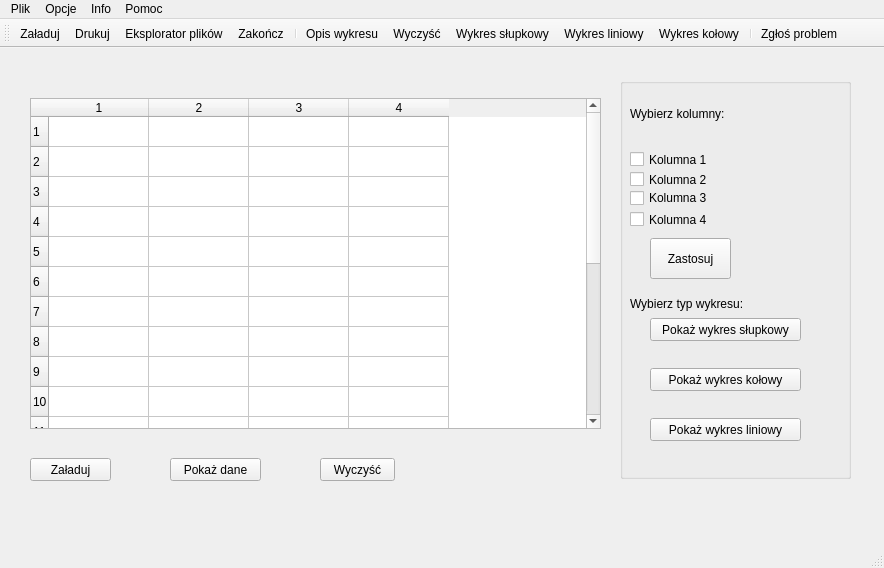
<?xml version="1.0" encoding="UTF-8"?>
<ui version="4.0">
 <class>MainWindow</class>
 <widget class="QMainWindow" name="MainWindow">
  <property name="geometry">
   <rect>
    <x>0</x>
    <y>0</y>
    <width>884</width>
    <height>568</height>
   </rect>
  </property>
  <property name="windowTitle">
   <string>MainWindow</string>
  </property>
  <widget class="QWidget" name="centralWidget">
   <widget class="QPushButton" name="load_Btn">
    <property name="geometry">
     <rect>
      <x>30</x>
      <y>410</y>
      <width>81</width>
      <height>23</height>
     </rect>
    </property>
    <property name="text">
     <string>Załaduj</string>
    </property>
   </widget>
   <widget class="QPushButton" name="showData_Btn">
    <property name="geometry">
     <rect>
      <x>170</x>
      <y>410</y>
      <width>91</width>
      <height>23</height>
     </rect>
    </property>
    <property name="text">
     <string>Pokaż dane</string>
    </property>
   </widget>
   <widget class="QPushButton" name="clear_Btn">
    <property name="geometry">
     <rect>
      <x>320</x>
      <y>410</y>
      <width>75</width>
      <height>23</height>
     </rect>
    </property>
    <property name="text">
     <string>Wyczyść</string>
    </property>
   </widget>
   <widget class="QTableWidget" name="tableWidget">
    <property name="geometry">
     <rect>
      <x>30</x>
      <y>50</y>
      <width>571</width>
      <height>331</height>
     </rect>
    </property>
    <property name="minimumSize">
     <size>
      <width>256</width>
      <height>192</height>
     </size>
    </property>
    <property name="rowCount">
     <number>20</number>
    </property>
    <property name="columnCount">
     <number>4</number>
    </property>
    <row/>
    <row/>
    <row/>
    <row/>
    <row/>
    <row/>
    <row/>
    <row/>
    <row/>
    <row/>
    <row/>
    <row/>
    <row/>
    <row/>
    <row/>
    <row/>
    <row/>
    <row/>
    <row/>
    <row/>
    <column/>
    <column/>
    <column/>
    <column/>
   </widget>
   <widget class="QGroupBox" name="groupBox">
    <property name="geometry">
     <rect>
      <x>620</x>
      <y>30</y>
      <width>231</width>
      <height>401</height>
     </rect>
    </property>
    <property name="sizePolicy">
     <sizepolicy hsizetype="Preferred" vsizetype="Preferred">
      <horstretch>0</horstretch>
      <verstretch>0</verstretch>
     </sizepolicy>
    </property>
    <property name="title">
     <string/>
    </property>
    <widget class="QLabel" name="label">
     <property name="geometry">
      <rect>
       <x>10</x>
       <y>10</y>
       <width>221</width>
       <height>51</height>
      </rect>
     </property>
     <property name="text">
      <string>Wybierz kolumny:</string>
     </property>
     <property name="wordWrap">
      <bool>true</bool>
     </property>
    </widget>
    <widget class="QCheckBox" name="col3_checkBox">
     <property name="geometry">
      <rect>
       <x>10</x>
       <y>110</y>
       <width>101</width>
       <height>20</height>
      </rect>
     </property>
     <property name="text">
      <string>Kolumna 3</string>
     </property>
    </widget>
    <widget class="QCheckBox" name="col2_checkBox">
     <property name="geometry">
      <rect>
       <x>10</x>
       <y>93</y>
       <width>101</width>
       <height>17</height>
      </rect>
     </property>
     <property name="text">
      <string>Kolumna 2</string>
     </property>
    </widget>
    <widget class="QCheckBox" name="col4_checkBox">
     <property name="geometry">
      <rect>
       <x>10</x>
       <y>133</y>
       <width>101</width>
       <height>17</height>
      </rect>
     </property>
     <property name="text">
      <string>Kolumna 4</string>
     </property>
    </widget>
    <widget class="QCheckBox" name="col1_checkBox">
     <property name="geometry">
      <rect>
       <x>10</x>
       <y>73</y>
       <width>101</width>
       <height>17</height>
      </rect>
     </property>
     <property name="text">
      <string>Kolumna 1</string>
     </property>
    </widget>
    <widget class="QPushButton" name="apply_Btn">
     <property name="geometry">
      <rect>
       <x>30</x>
       <y>160</y>
       <width>81</width>
       <height>41</height>
      </rect>
     </property>
     <property name="text">
      <string>Zastosuj</string>
     </property>
    </widget>
    <widget class="QLabel" name="label_2">
     <property name="geometry">
      <rect>
       <x>10</x>
       <y>200</y>
       <width>201</width>
       <height>51</height>
      </rect>
     </property>
     <property name="text">
      <string>Wybierz typ wykresu:</string>
     </property>
    </widget>
    <widget class="QPushButton" name="barChart_Btn">
     <property name="enabled">
      <bool>true</bool>
     </property>
     <property name="geometry">
      <rect>
       <x>30</x>
       <y>240</y>
       <width>151</width>
       <height>23</height>
      </rect>
     </property>
     <property name="text">
      <string>Pokaż wykres słupkowy</string>
     </property>
    </widget>
    <widget class="QPushButton" name="circleChart_Btn">
     <property name="geometry">
      <rect>
       <x>30</x>
       <y>290</y>
       <width>151</width>
       <height>23</height>
      </rect>
     </property>
     <property name="text">
      <string>Pokaż wykres kołowy</string>
     </property>
    </widget>
    <widget class="QPushButton" name="lineChart_Btn">
     <property name="geometry">
      <rect>
       <x>30</x>
       <y>340</y>
       <width>151</width>
       <height>23</height>
      </rect>
     </property>
     <property name="text">
      <string>Pokaż wykres liniowy</string>
     </property>
    </widget>
   </widget>
  </widget>
  <widget class="QMenuBar" name="menuBar">
   <property name="geometry">
    <rect>
     <x>0</x>
     <y>0</y>
     <width>884</width>
     <height>26</height>
    </rect>
   </property>
   <widget class="QMenu" name="menuPlik">
    <property name="title">
     <string>Plik</string>
    </property>
    <addaction name="separator"/>
    <addaction name="actionDrukuj"/>
    <addaction name="actionEksplorator_plik_w"/>
    <addaction name="actionZako_cz"/>
   </widget>
   <widget class="QMenu" name="menuOpcje">
    <property name="title">
     <string>Opcje</string>
    </property>
    <widget class="QMenu" name="menuPoka_wykres">
     <property name="title">
      <string>Pokaż wykres</string>
     </property>
     <addaction name="actionWykres_s_upkowy_2"/>
     <addaction name="actionWykres_liniowy"/>
     <addaction name="actionWykres_ko_owy"/>
    </widget>
    <addaction name="actionZa_aduj"/>
    <addaction name="separator"/>
    <addaction name="actionPoka_dane"/>
    <addaction name="actionWyczy"/>
    <addaction name="menuPoka_wykres"/>
    <addaction name="actionDodaj_opis"/>
   </widget>
   <widget class="QMenu" name="menuInfo">
    <property name="title">
     <string>Info</string>
    </property>
    <addaction name="actionO_programie"/>
    <addaction name="actionQt"/>
    <addaction name="actionGitHub"/>
   </widget>
   <widget class="QMenu" name="menuHelp">
    <property name="title">
     <string>Pomoc</string>
    </property>
    <addaction name="actionZg_o_problem"/>
   </widget>
   <addaction name="menuPlik"/>
   <addaction name="menuOpcje"/>
   <addaction name="menuInfo"/>
   <addaction name="menuHelp"/>
  </widget>
  <widget class="QToolBar" name="mainToolBar">
   <attribute name="toolBarArea">
    <enum>TopToolBarArea</enum>
   </attribute>
   <attribute name="toolBarBreak">
    <bool>false</bool>
   </attribute>
   <addaction name="actionZa_aduj"/>
   <addaction name="actionDrukuj"/>
   <addaction name="actionEksplorator_plik_w"/>
   <addaction name="actionZako_cz"/>
   <addaction name="separator"/>
   <addaction name="actionDodaj_opis"/>
   <addaction name="actionWyczy"/>
   <addaction name="actionWykres_s_upkowy_2"/>
   <addaction name="actionWykres_liniowy"/>
   <addaction name="actionWykres_ko_owy"/>
   <addaction name="separator"/>
   <addaction name="actionZg_o_problem"/>
  </widget>
  <widget class="QStatusBar" name="statusBar"/>
  <action name="actionZako_cz">
   <property name="icon">
    <iconset resource="icons.qrc">
     <normaloff>:/icons/icons/close.ico</normaloff>:/icons/icons/close.ico</iconset>
   </property>
   <property name="text">
    <string>Zakończ</string>
   </property>
  </action>
  <action name="actionEksplorator_plik_w">
   <property name="icon">
    <iconset resource="icons.qrc">
     <normaloff>:/icons/icons/explorer.ico</normaloff>:/icons/icons/explorer.ico</iconset>
   </property>
   <property name="text">
    <string>Eksplorator plików</string>
   </property>
  </action>
  <action name="actionDrukuj">
   <property name="icon">
    <iconset resource="icons.qrc">
     <normaloff>:/icons/icons/print.ico</normaloff>:/icons/icons/print.ico</iconset>
   </property>
   <property name="text">
    <string>Drukuj</string>
   </property>
  </action>
  <action name="actionZa_aduj">
   <property name="icon">
    <iconset resource="icons.qrc">
     <normaloff>:/icons/icons/open.ico</normaloff>:/icons/icons/open.ico</iconset>
   </property>
   <property name="text">
    <string>Załaduj</string>
   </property>
  </action>
  <action name="actionPoka_dane">
   <property name="icon">
    <iconset resource="icons.qrc">
     <normaloff>:/icons/icons/eye.svg</normaloff>:/icons/icons/eye.svg</iconset>
   </property>
   <property name="text">
    <string>Pokaż dane</string>
   </property>
  </action>
  <action name="actionWyczy">
   <property name="icon">
    <iconset resource="icons.qrc">
     <normaloff>:/icons/icons/eraser.svg</normaloff>:/icons/icons/eraser.svg</iconset>
   </property>
   <property name="text">
    <string>Wyczyść</string>
   </property>
  </action>
  <action name="actionWykres_s_upkowy_2">
   <property name="icon">
    <iconset resource="icons.qrc">
     <normaloff>:/icons/icons/bar-chart.svg</normaloff>:/icons/icons/bar-chart.svg</iconset>
   </property>
   <property name="text">
    <string>Wykres słupkowy</string>
   </property>
  </action>
  <action name="actionWykres_liniowy">
   <property name="icon">
    <iconset resource="icons.qrc">
     <normaloff>:/icons/icons/charts.svg</normaloff>:/icons/icons/charts.svg</iconset>
   </property>
   <property name="text">
    <string>Wykres liniowy</string>
   </property>
  </action>
  <action name="actionWykres_ko_owy">
   <property name="icon">
    <iconset resource="icons.qrc">
     <normaloff>:/icons/icons/pie-chart.svg</normaloff>:/icons/icons/pie-chart.svg</iconset>
   </property>
   <property name="text">
    <string>Wykres kołowy</string>
   </property>
  </action>
  <action name="actionDodaj_opis">
   <property name="icon">
    <iconset resource="icons.qrc">
     <normaloff>:/icons/icons/edit.ico</normaloff>:/icons/icons/edit.ico</iconset>
   </property>
   <property name="text">
    <string>Opis wykresu</string>
   </property>
  </action>
  <action name="actionZg_o_problem">
   <property name="icon">
    <iconset resource="icons.qrc">
     <normaloff>:/icons/icons/help.ico</normaloff>:/icons/icons/help.ico</iconset>
   </property>
   <property name="text">
    <string>Zgłoś problem</string>
   </property>
  </action>
  <action name="actionQt">
   <property name="icon">
    <iconset resource="icons.qrc">
     <normaloff>:/icons/icons/qt.ico</normaloff>:/icons/icons/qt.ico</iconset>
   </property>
   <property name="text">
    <string>Qt</string>
   </property>
  </action>
  <action name="actionGitHub">
   <property name="icon">
    <iconset resource="icons.qrc">
     <normaloff>:/icons/icons/github.ico</normaloff>:/icons/icons/github.ico</iconset>
   </property>
   <property name="text">
    <string>GitHub</string>
   </property>
  </action>
  <action name="actionO_programie">
   <property name="icon">
    <iconset resource="icons.qrc">
     <normaloff>:/icons/icons/info.ico</normaloff>:/icons/icons/info.ico</iconset>
   </property>
   <property name="text">
    <string>O programie</string>
   </property>
  </action>
 </widget>
 <layoutdefault spacing="6" margin="11"/>
 <resources>
  <include location="icons.qrc"/>
 </resources>
 <connections/>
</ui>
